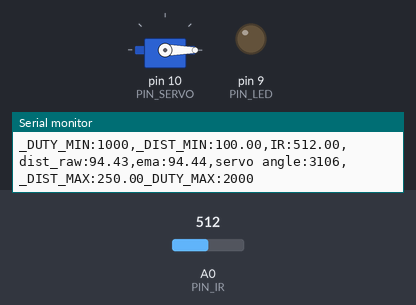
Simulated run of this sketch. Board: Arduino Uno, built with avr-gcc and run on an emulated ATmega328P. Shown: servo, output pins drawn as LEDs (lit = HIGH), the last lines printed to the serial monitor. The inputs (shaded band) are chosen by the test bench; at power-on: A0 (PIN_IR) = 512.

Above: at 1.2 s.
1.3 s: A0 (PIN_IR) set to 483
At 3.0 s:
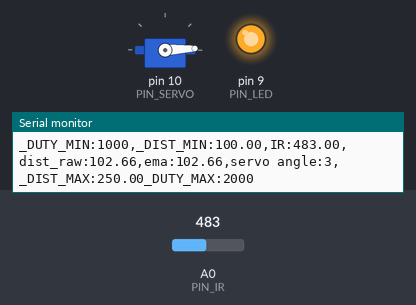
3.5 s: A0 (PIN_IR) set to 306
At 5.3 s:
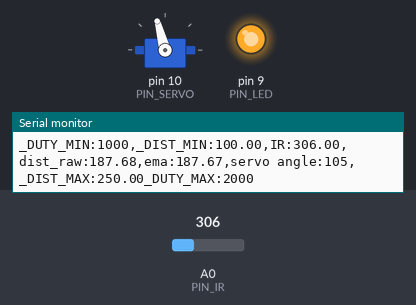
6.5 s: A0 (PIN_IR) set to 240
At 7.7 s:
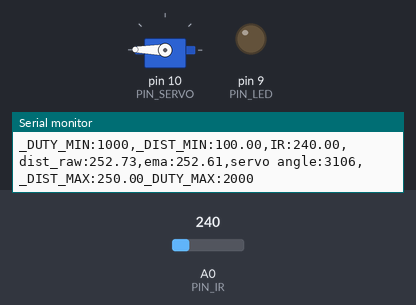
8.6 s: A0 (PIN_IR) set to 243
At 10.3 s:
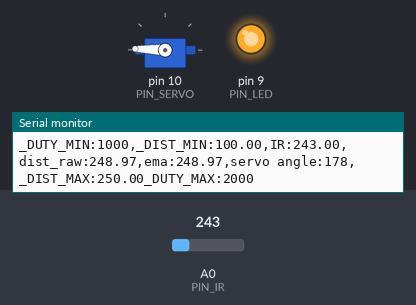
10.6 s: A0 (PIN_IR) set to 260
At 11.8 s:
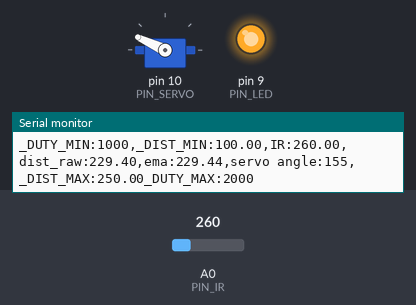
13.6 s: A0 (PIN_IR) set to 511
At 13.76 s:
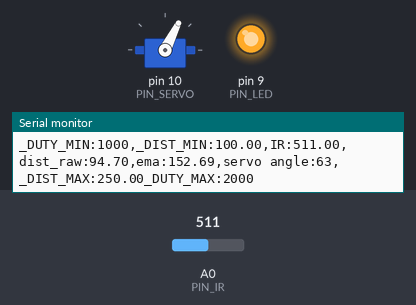
Timing chart, 0 to 16.6 s (numbered marks = the images above; inputs shaded):
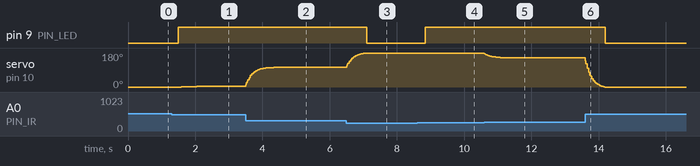

The sketch:

17_example_3____.ino
```cpp
#include <Servo.h>

// Arduino pin assignment
#define PIN_IR    A0         // IR sensor at Pin A0
#define PIN_LED   9
#define PIN_SERVO 10

#define _DUTY_MIN 1000       // servo full clock-wise position (0 degree)
#define _DUTY_MAX 2000       // servo full counter-clockwise position (180 degree)

#define _DIST_MIN  100.0     // minimum distance 100mm
#define _DIST_MAX  250.0     // maximum distance 250mm

#define EMA_ALPHA  0.9       // for EMA Filter
#define LOOP_INTERVAL 20     // Loop Interval (unit: msec)

Servo myservo;
unsigned long last_loop_time;   // unit: msec

float dist_ema = _DIST_MIN;

void setup()
{
  pinMode(PIN_LED, OUTPUT);

  myservo.attach(PIN_SERVO);
  myservo.write(0);  // Start at 0 degrees for visual reference

  Serial.begin(1000000);    // 1,000,000 bps
}

void loop()
{
  unsigned long time_curr = millis();
  int angle;
  float a_value, dist_raw;

  // wait until next event time
  if (time_curr < (last_loop_time + LOOP_INTERVAL))
    return;
  last_loop_time += LOOP_INTERVAL;

  a_value = analogRead(PIN_IR);
  dist_raw = ((6762.0 / (a_value - 9.0)) - 4.0) * 10.0;

  // Apply EMA filter
  dist_ema = EMA_ALPHA * dist_ema + (1.0 - EMA_ALPHA) * dist_raw;

  // LED control
  if (dist_ema >= _DIST_MIN && dist_ema <= _DIST_MAX) {
    digitalWrite(PIN_LED, HIGH); // Turn on LED if within range
  } else {
    digitalWrite(PIN_LED, LOW); // Turn off LED if out of range
  }

  // Direct calculation for servo angle without map function
  if (dist_ema >= _DIST_MIN && dist_ema <= _DIST_MAX) {
    angle = 0 + (dist_ema - _DIST_MIN) * 180 / (_DIST_MAX - _DIST_MIN);
    myservo.write(angle);  // Move servo to calculated angle
  }

  // Serial output for debugging
  Serial.print("_DUTY_MIN:");  Serial.print(_DUTY_MIN);
  Serial.print(",_DIST_MIN:"); Serial.print(_DIST_MIN);
  Serial.print(",IR:");        Serial.print(a_value);
  Serial.print(",dist_raw:");  Serial.print(dist_raw);
  Serial.print(",ema:");       Serial.print(dist_ema);
  Serial.print(",servo angle:"); Serial.print(angle);
  Serial.print(",_DIST_MAX:"); Serial.print(_DIST_MAX);
  Serial.print("_DUTY_MAX:");  Serial.print(_DUTY_MAX);
  Serial.println("");
}
```

Measured:
- the behaviour switches between 492 and 491 on A0 (PIN_IR) (found by bisection; images 0 and 1)
- the behaviour switches between 242 and 243 on A0 (PIN_IR) (found by bisection; images 3 and 4)
- after the input at 1.3 s, pin 9 (PIN_LED): LOW → HIGH after 0.20 s; servo on pin 10 (PIN_SERVO): 0° → 1° after 0.28 s, → 2° 0.12 s later, → 3° 0.34 s later
- after the input at 3.5 s, servo on pin 10 (PIN_SERVO): moves from 3° to 105° over 1.2 s, starting at once
- after the input at 6.5 s, pin 9 (PIN_LED): HIGH → LOW after 0.60 s; servo on pin 10 (PIN_SERVO): moves from 105° to 179° over 0.54 s, starting at once
- after the input at 8.6 s, pin 9 (PIN_LED): LOW → HIGH after 0.24 s; servo on pin 10 (PIN_SERVO): 179° → 178° after 0.56 s
- after the input at 10.6 s, servo on pin 10 (PIN_SERVO): moves from 178° to 155° over 0.66 s, starting at once
- after the input at 13.6 s, pin 9 (PIN_LED): HIGH → LOW after 0.60 s; servo on pin 10 (PIN_SERVO): moves from 155° to 0° over 0.58 s, starting at once
